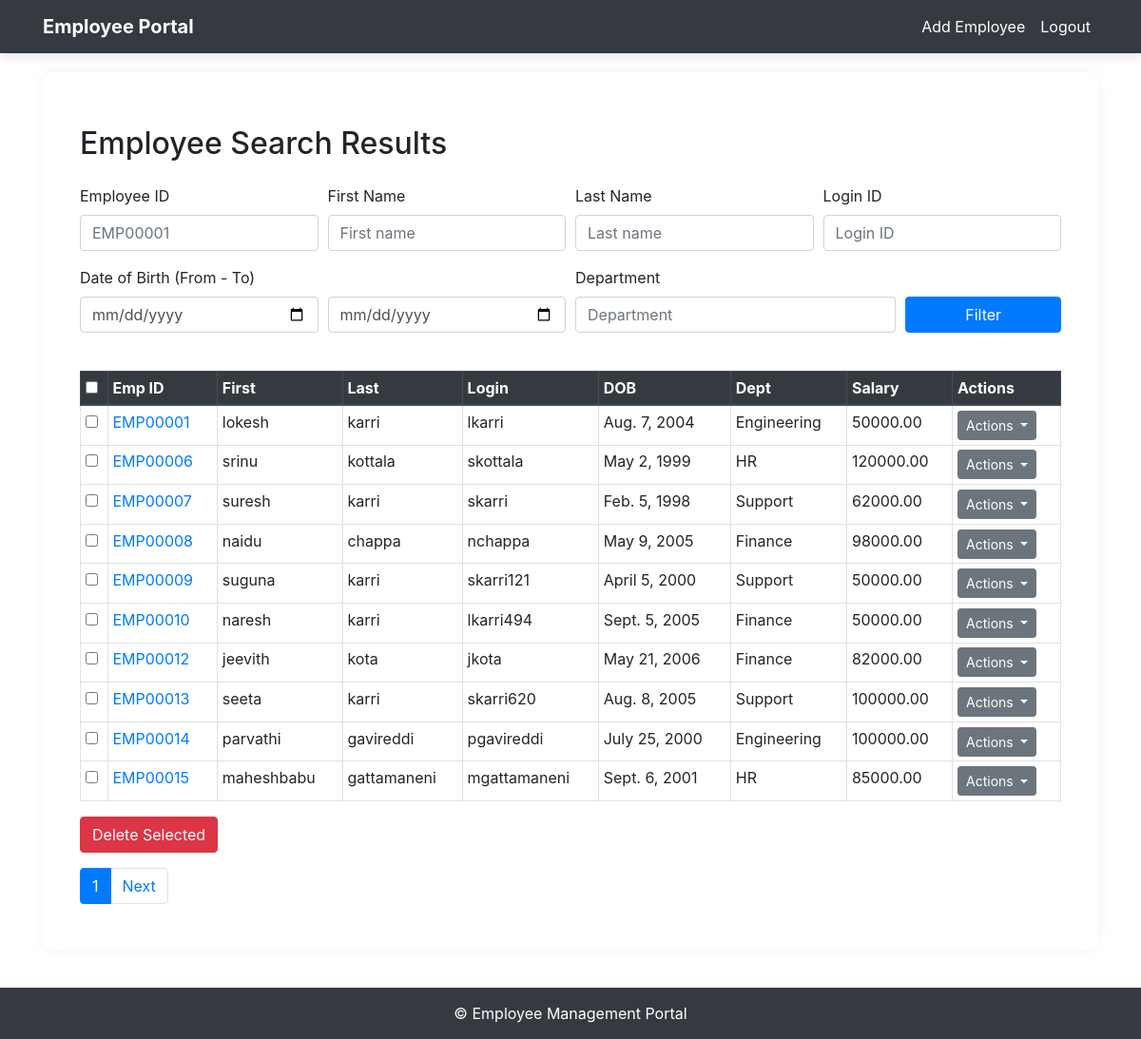
The app's page /search/ (signed in) with its own data.
### employees/models.py (models this page shows, shortened)
class Employee(models.Model):
    employee_id = models.CharField(max_length=10, unique=True, default=generate_employee_id)
    first_name = models.CharField(max_length=50)
    last_name = models.CharField(max_length=50)
    middle_name = models.CharField(max_length=50, blank=True, null=True)
    login_id = models.CharField(max_length=50, unique=True, blank=True)
    date_of_birth = models.DateField()
    department = models.CharField(max_length=20, choices=DEPARTMENTS)
    salary = models.DecimalField(max_digits=10, decimal_places=2)
    permanent_address = models.TextField()
    current_address = models.TextField()
    id_proof = models.FileField(
    upload_to='id_proofs/',
    validators=[FileExtensionValidator(['pdf'])],
    blank=True,
    null=True
)

### employees/views.py (the view)
# urls.py: path('search/', views.employee_search, name='employee_search'),
def employee_search(request):
    query = Employee.objects.all()
    filters = {
        'employee_id': request.GET.get('employee_id', ''),
        'first_name__icontains': request.GET.get('first_name', ''),
        'last_name__icontains': request.GET.get('last_name', ''),
        'login_id__icontains': request.GET.get('login_id', ''),
        'department': request.GET.get('department', ''),
    }
    for key, val in filters.items():
        if val:
            query = query.filter(**{key: val})
    dob_start = request.GET.get('dob_start')
    dob_end = request.GET.get('dob_end')
    if dob_start and dob_end:
        query = query.filter(date_of_birth__range=[dob_start, dob_end])
    paginator = Paginator(query, 10)
    page_number = request.GET.get('page')
    page_obj = paginator.get_page(page_number)
    return render(request, 'employee_search.html', {'page_obj': page_obj})

### employees/templates/employee_search.html (shortened to what this page needs)
{% extends 'base.html' %}
{% load static %}
{% block content %}
<link href="https://stackpath.bootstrapcdn.com/bootstrap/4.5.2/css/bootstrap.min.css" rel="stylesheet">
<div class="container mt-4">
  <h2 class="mb-4">Employee Search Results</h2>
  <form method="get" class="mb-4">
    <div class="form-row">
      <div class="form-group col-12 col-sm-6 col-md-3">
        <label>Employee ID</label>
        <input type="text" name="employee_id" value="{{ request.GET.employee_id }}" class="form-control" placeholder="EMP00001">
      </div>
      <div class="form-group col-12 col-sm-6 col-md-3">
        <label>First Name</label>
        <input type="text" name="first_name" value="{{ request.GET.first_name }}" class="form-control" placeholder="First name">
      </div>
      <div class="form-group col-12 col-sm-6 col-md-3">
        <label>Last Name</label>
        <input type="text" name="last_name" value="{{ request.GET.last_name }}" class="form-control" placeholder="Last name">
      </div>
      <div class="form-group col-12 col-sm-6 col-md-3">
        <label>Login ID</label>
        <input type="text" name="login_id" value="{{ request.GET.login_id }}" class="form-control" placeholder="Login ID">
      </div>
      <div class="form-group col-12 col-md-6">
        <label>Date of Birth (From - To)</label>
        <div class="form-row">
          <div class="col-6">
            <input type="date" name="dob_start" value="{{ request.GET.dob_start }}" class="form-control">
          </div>
          <div class="col-6">
            <input type="date" name="dob_end" value="{{ request.GET.dob_end }}" class="form-control">
          </div>
        </div>
      </div>
      <div class="form-group col-12 col-md-4">
        <label>Department</label>
        <input type="text" name="department" value="{{ request.GET.department }}" class="form-control" placeholder="Department">
      </div>
      <div class="form-group col-12 col-md-2 d-flex align-items-end">
        <button type="submit" class="btn btn-primary btn-block">Filter</button>
      </div>
    </div>
  </form>
  <form method="post" action="{% url 'employee_bulk_delete' %}" id="bulkDeleteForm">
    <div class="table-responsive">
      <table class="table table-bordered table-hover table-sm">
        <thead class="thead-dark">
          <tr>
            <th><input type="checkbox" id="selectAll"></th>
            <th>Emp ID</th>
            <th>First</th>
            <th>Last</th>
            <th>Login</th>
            <th>DOB</th>
            <th>Dept</th>
            <th>Salary</th>
            <th>Actions</th>
          </tr>
        </thead>
        <tbody>
          {% for emp in page_obj %}
          <tr>
            <td><input type="checkbox" name="selected_employees" value="{{ emp.id }}"></td>
            <td><a href="{% url 'employee_detail' emp.id %}">{{ emp.employee_id }}</a></td>
            <td>{{ emp.first_name }}</td>
            <td>{{ emp.last_name }}</td>
            <td>{{ emp.login_id }}</td>
            <td>{{ emp.date_of_birth }}</td>
            <td>{{ emp.department }}</td>
            <td>{{ emp.salary }}</td>
            <td>
              <div class="dropdown">
                <button class="btn btn-secondary btn-sm dropdown-toggle" type="button" data-toggle="dropdown">
                  Actions
                </button>
              </div>
            </td>
          </tr>
          {% empty %}
          <tr>
            <td colspan="9" class="text-center">No results found.</td>
          </tr>
          {% endfor %}
        </tbody>
      </table>
    </div>
    <div class="mb-3">
      <button type="submit" class="btn btn-danger">Delete Selected</button>
    </div>
  </form>
  <nav>
    <ul class="pagination">
      <li class="page-item active">
        <span class="page-link">{{ page_obj.number }}</span>
      </li>
      {% if page_obj.has_next %}
      <li class="page-item">
        <a class="page-link" href="?page={{ page_obj.next_page_number }}">Next</a>
      </li>
      {% endif %}
    </ul>
  </nav>
</div>
{% endblock %}

### employees/templates/base.html (style rules this page uses)
body { background-color: #f0f2f5; font-family: 'Segoe UI', sans-serif; }

### records on screen
Employee: employee_id "EMP00001", first_name "lokesh", last_name "karri", login_id "lkarri", date_of_birth "Aug. 7, 2004", department "Engineering", salary "50000.00"
Employee: employee_id "EMP00006", first_name "srinu", last_name "kottala", login_id "skottala", date_of_birth "May 2, 1999", department "HR", salary "120000.00"
Employee: employee_id "EMP00007", first_name "suresh", last_name "karri", login_id "skarri", date_of_birth "Feb. 5, 1998", department "Support", salary "62000.00"
Employee: employee_id "EMP00008", first_name "naidu", last_name "chappa", login_id "nchappa", date_of_birth "May 9, 2005", department "Finance", salary "98000.00"
Employee: employee_id "EMP00009", first_name "suguna", last_name "karri", login_id "skarri121", date_of_birth "April 5, 2000", department "Support", salary "50000.00"
Employee: employee_id "EMP00010", first_name "naresh", last_name "karri", login_id "lkarri494", date_of_birth "Sept. 5, 2005", department "Finance", salary "50000.00"
Employee: employee_id "EMP00012", first_name "jeevith", last_name "kota", login_id "jkota", date_of_birth "May 21, 2006", department "Finance", salary "82000.00"
Employee: employee_id "EMP00013", first_name "seeta", last_name "karri", login_id "skarri620", date_of_birth "Aug. 8, 2005", department "Support", salary "100000.00"
Employee: employee_id "EMP00014", first_name "parvathi", last_name "gavireddi", login_id "pgavireddi", date_of_birth "July 25, 2000", department "Engineering", salary "100000.00"
Employee: employee_id "EMP00015", first_name "maheshbabu", last_name "gattamaneni", login_id "mgattamaneni", date_of_birth "Sept. 6, 2001", department "HR", salary "85000.00"

### other values on screen
{{ page_obj.number }} "1"
